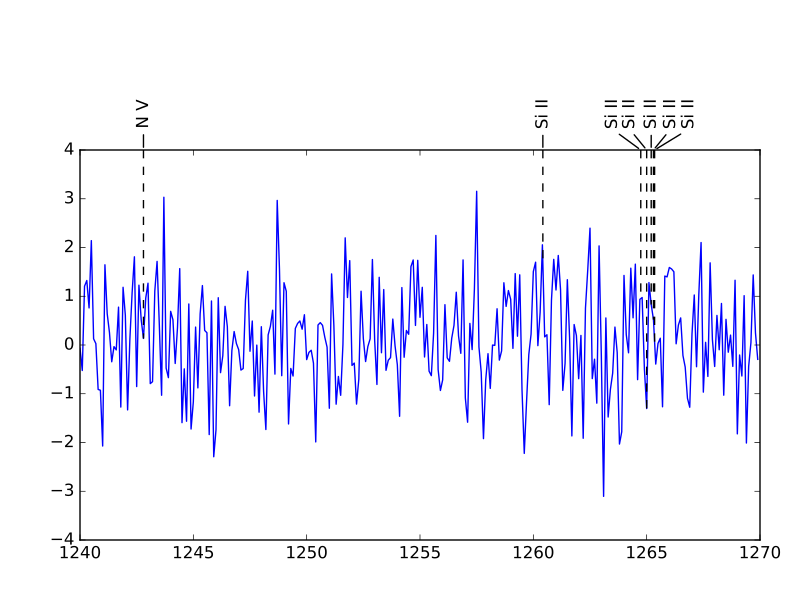

This chart was generated by the following Python code:
import numpy as np
from matplotlib import pyplot as plt
import matplotlib as mpl
import lineid_plot

wave = 1240 + np.arange(300) * 0.1
flux = np.random.normal(size=300)
line_wave = [1242.80, 1260.42, 1264.74, 1265.00, 1265.2, 1265.3, 1265.35]
line_flux = np.interp(line_wave, wave, flux)
line_label1 = ['N V', 'Si II', 'Si II', 'Si II', 'Si II', 'Si II', 'Si II']
label1_sizes = np.array([12, 12, 12, 12, 12, 12, 12])

lineid_plot.plot_line_ids(wave, flux, line_wave, line_label1,
 max_iter=300)

plt.show()
